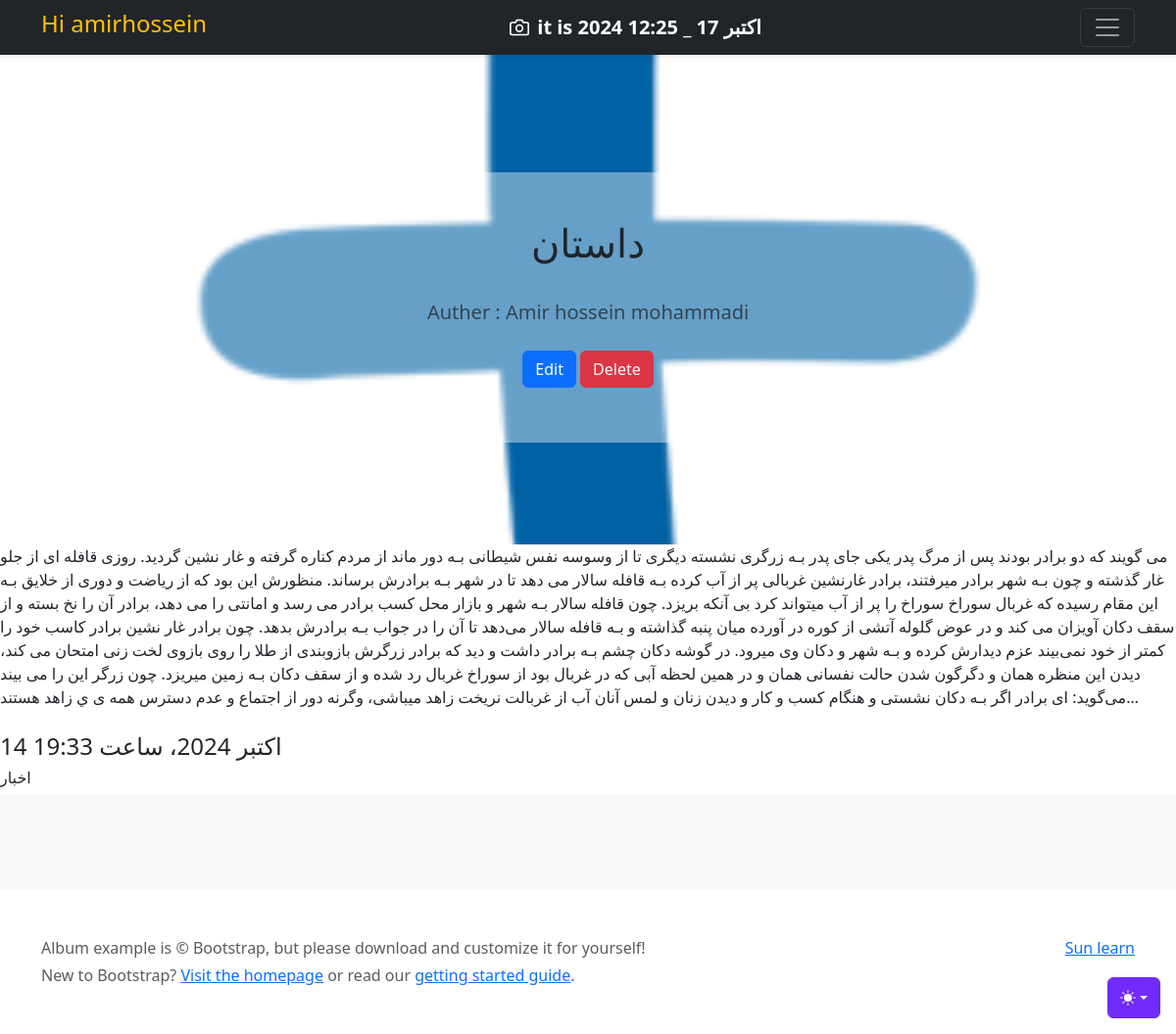
The page /detail/2 (signed in) on the database its author committed.
### Home/models.py (models this page shows, shortened)
class Article(models.Model):
    title = models.CharField(max_length=100,verbose_name = "عنوان مقاله") # , null=True, blank=True
    text = models.TextField(help_text="Enter your article text.", verbose_name="متن")
    pub_date = models.DateTimeField(auto_now_add=True,verbose_name ="تاریخ انتشار")
    updated_date = models.DateTimeField(auto_now=True ,verbose_name ="تاریخ بروز رسانی")
    is_show = models.BooleanField(default=True,verbose_name = "ایا مقاله نمایش داده شود")
    image = models.ImageField(upload_to="Home/image_article/",verbose_name ="تصویر")
    auther = models.ForeignKey(User, on_delete=models.CASCADE,verbose_name ="نویسنده") # این باعث میشه که فقط فردی از بین کاربران ثبت نام شده در این سایت رو بشه به عنوان نویسنده انتخاب کرد
    categoreis = models.ManyToManyField(Category)
    class Meta:
        verbose_name = "مقاله"
        verbose_name_plural = "مقالات"

### category/models.py (models this page shows)
class Category(models.Model):
    title = models.CharField(max_length=100)
    def __str__(self):
        return self.title

### Home/views.py (the view)
# urls.py: path('detail/<int:article_id>', views.detail, name='detail'),
def detail(request, article_id):
    article = get_object_or_404(Article, id=article_id)
    categories = article.categoreis.all()
    print(categories)
    return render(request, 'Home/detail.html', {'article':article, 'categories':categories})

### Home/templates/Home/detail.html (shortened to what this page needs)
{% extends 'base/base.html' %}
{% block body %}
<section class="py-5 text-center container" style="background-image: url('{{ article.image.url }}'); background-size: cover; background-position: center; padding: 20px; border-radius: 10px; height: 500px;">
    <br><br><br>
    <div class="row py-lg-5" style="background-color: rgba(255, 255, 255, 0.4); padding: 20px; border-radius: 10px;">
     <div class="col-lg-6 col-md-8 mx-auto">
       <h1 class="fw-normal">{{ article.title }}</h1><br>
       <p class="lead text-body-secondary">Auther : {{ article.auther.get_full_name }}</p>
       {% if request.user.id == article.auther.id %}
         <a href="{% url 'home:edit_article' article.id %}" class="btn btn-primary my-2">Edit</a>
         <a href="{% url 'home:delete_article' article.id %}" class="btn btn-danger my-2">Delete</a>
       {% endif %}
     </div>
    </div>
</section>
        <article>{{ article.text }}</article>
        <br>
        <h4>{{ article.updated_date }}</h4>
        <div>
{% for cat in categories %}
    <h6>{{ cat }}</h6>
{% endfor %}
{% endblock %}

### templates/base/header_ref.html (shortened to what this page needs)
<header data-bs-theme="dark">
  <div class="navbar navbar-dark bg-dark shadow-sm">
    <div class="container">
      {% if request.user.is_authenticated %}
        <h4 class="text-warning">Hi {{ request.user }}</h4>
      {% else %}
        <a href="{% url 'account:user_log_in' %}" class="text-warning" > Login Page</a>
      {% endif %}
      <a href="#" class="navbar-brand d-flex align-items-center">
        <strong>it is   {% now  "Y M d  _  h:i"  %}</strong>
      </a>
      <button class="navbar-toggler" type="button" data-bs-toggle="collapse" data-bs-target="#navbarHeader" aria-controls="navbarHeader" aria-expanded="false" aria-label="Toggle navigation">
        <span class="navbar-toggler-icon"></span>
      </button>
    </div>
  </div>
</header>

### rows shown on the page
Article: image (picture), title "داستان", auther.get_full_name "Amir hossein mohammadi", text "می گویند که دو برادر بودند پس از مرگ پدر یکی جای پدر بـه زرگری نشسته دیگری تا از وسوسه نفس شیطانی بـه دور ماند از مردم کناره گرفته و غار نشین گردید. روزی قافله ای از جلو غار گذشته و چون بـه شهر برادر میرفتند، برادر غارنشین غربالی پر از آب کرده بـه قافله سالار می دهد تا در شهر بـه برادرش برساند. منظورش این بود که از ریاضت و دوری از خلایق بـه این مقام رسیده که غربال سوراخ سوراخ را پر از آب میتواند کرد بی آنکه بریزد. چون قافله سالار بـه شهر و بازار محل کسب برادر می رسد و امانتی را می دهد، برادر آن را نخ بسته و از سقف دکان آویزان می کند و در عوض گلوله آتشی از کوره در آورده میان پنبه گذاشته و بـه قافله سالار می‌دهد تا آن را در جواب بـه برادرش بدهد. چون برادر غار نشین برادر کاسب خود را کمتر از…", updated_date "14 اکتبر 2024، ساعت 19:33"
Category: title "اخبار"

### other values the page prints
{{ request.user }} "amirhossein"
{{ message }} "Sun learn"
